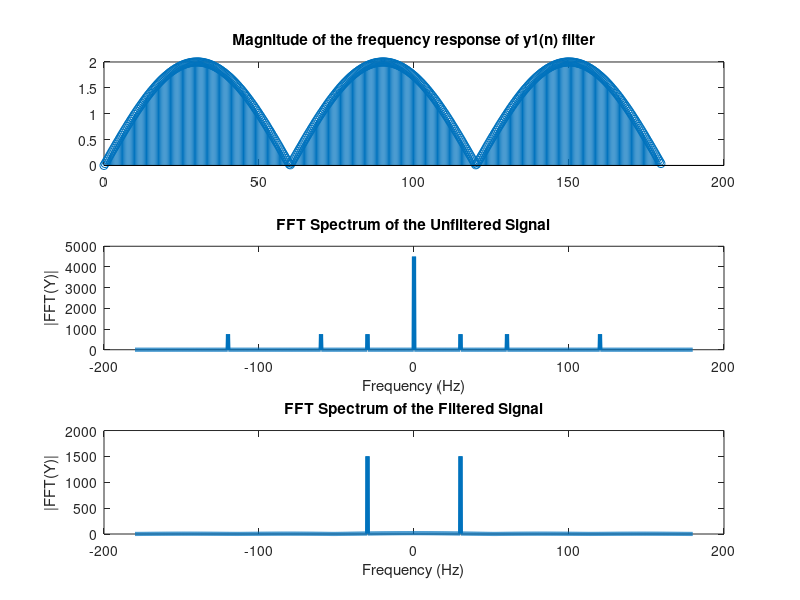
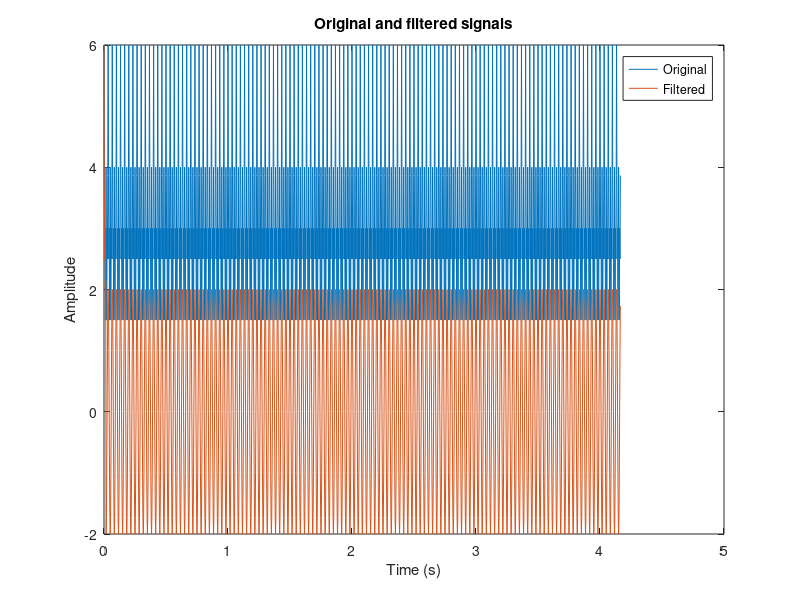
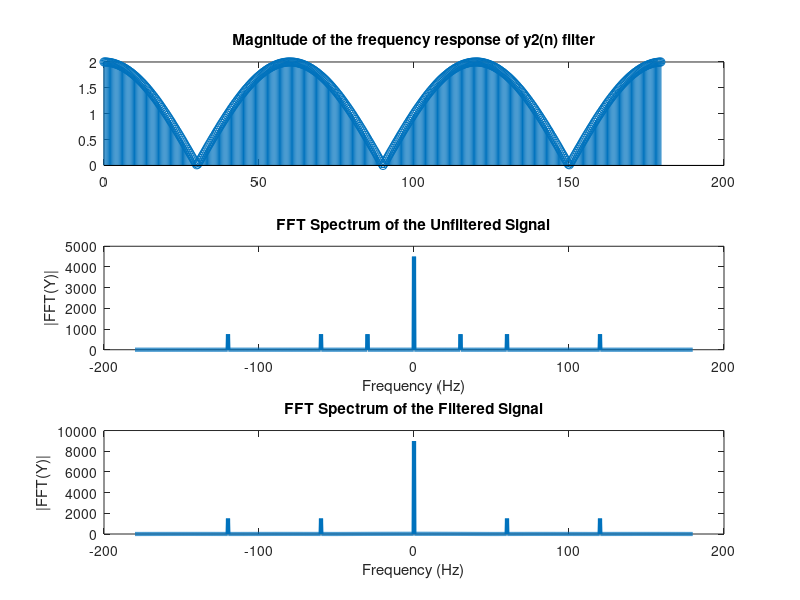
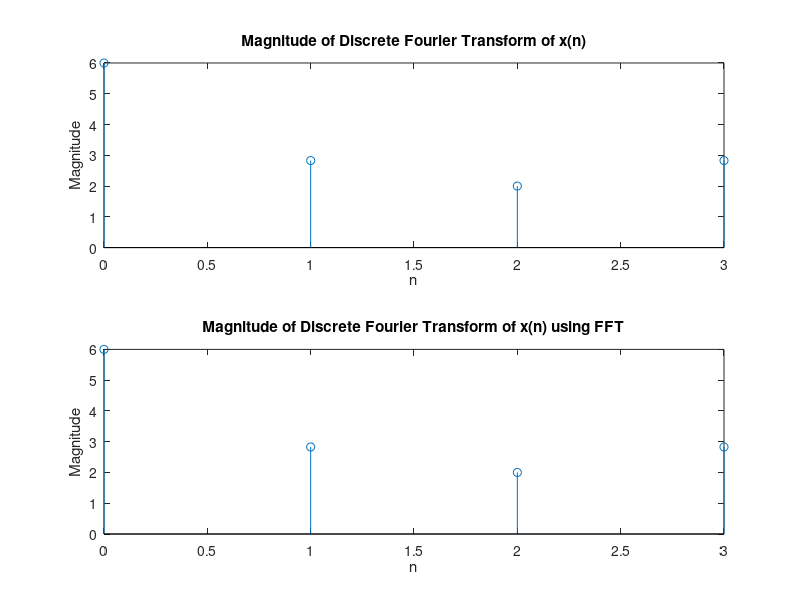

These figures' MATLAB source, in order: (Note: this script raises an error after producing the figures.)
% Part 1A:
% y1(n) = x(n) - x(n-6)
Fs = 360;

a = 1;
b1 = [1 0 0 0 0 0 -1];

[h1, w1] = freqz(b1, a);
f1 = w1/pi * (Fs/2);

figure;
subplot(311);
stem(f1, abs(h1));
title('Magnitude of the frequency response of y1(n) filter');

Ts = 1/Fs;
L = 1500; % Length of the signal
t = (0:L-1)/Fs; % Time vector

x = cos(120*pi*t) + cos (240*pi*t) + 3 + cos(60*pi*t);
y1 = filter(b1, a, x);

% UNFILTERED
Y_uf1 = fft(x, L); % FFT for unflitered signal
f_uf_fft1 = Fs/L * (-L/2:L/2-1); % frequency vector 

subplot(312);
plot(f_uf_fft1, abs(fftshift(Y_uf1)), 'LineWidth', 3);
title('FFT Spectrum of the Unfiltered Signal');
xlabel('Frequency (Hz)');
ylabel('|FFT(Y)|');

% FILTERED
Yk1 = fft(y1, L); % FFT of the filtered signal
f_fft1 = Fs/L * (-L/2:L/2-1); % Frequency vector

subplot(313);
plot(f_fft1, abs(fftshift(Yk1)), 'LineWidth', 3);
title('FFT Spectrum of the Filtered Signal');
xlabel('Frequency (Hz)');
ylabel('|FFT(Y)|');

% plot sinusoidal signal
figure;
plot(t, x, t, y1);
title('Original and filtered signals');
legend('Original', 'Filtered');
xlabel('Time (s)');
ylabel('Amplitude');

% Part 1B:
% y2(n) = x(n) + x(n-6)
a = 1;
b2 = [1 0 0 0 0 0 1];

[h2, w2] = freqz(b2, a);
f2 = w2/pi * (Fs/2);

figure;
subplot(311);
stem(f2, abs(h2));
title('Magnitude of the frequency response of y2(n) filter');

y2 = filter(b2, a, x);

% UNFILTERED
Y_uf2 = fft(x, L); % FFT for unflitered signal
f_uf_fft2 = Fs/L * (-L/2:L/2-1); % frequency vector 

subplot(312);
plot(f_uf_fft2, abs(fftshift(Y_uf2)), 'LineWidth', 3);
title('FFT Spectrum of the Unfiltered Signal');
xlabel('Frequency (Hz)');
ylabel('|FFT(Y)|');

% FILTERED
Yk2 = fft(y2, L); % FFT of the filtered signal
f_fft2 = Fs/L * (-L/2:L/2-1); % Frequency vector

subplot(313);
plot(f_fft2, abs(fftshift(Yk2)), 'LineWidth', 3);
title('FFT Spectrum of the Filtered Signal');
xlabel('Frequency (Hz)');
ylabel('|FFT(Y)|');

% Part 2: Discrete Fourier Transform
xn = [0, 1, 2, 3];
N = length(xn);

n = [0: 1 :N-1]; % row vector for n
k= [0: 1: N-1]; % row vector for k

WN = exp(-j*2*pi/N); % Wn factor
nk = n'* k; % Creates an N by N matrix of nk values
WNnk = WN .^ nk ; % row vector for DEFT coefficients

Xk = xn * WNnk; % compute DFT coefficient
Xk_fft = fft(xn);

disp('DFT:');
disp(Xk_fft);

% Part 2.2: plot magnitude using stem command
figure;
subplot(211);
stem(n, abs(Xk));
title('Magnitude of Discrete Fourier Transform of x(n)');
xlabel('n');
ylabel('Magnitude');

% Part 2.3: Repeat 2 using the FFT algorithm (refer to the appendix)
subplot(212);
stem(0:N-1, abs(Xk_fft))
title('Magnitude of Discrete Fourier Transform of x(n) using FFT');
xlabel('n');
ylabel('Magnitude');

% Part 2.4: Using X(k), calculate the inverse discrete Fourier transform and obtain x(n)
X_ifft = ifft(Xk_fft);
disp('Inverse DDT transform:');
disp(X_ifft);

% Part 2.5: use DFT to find frequency burried in noise and amplitudes of the peak frequencies using Fourier transform
% signal:

S = 0.8 + 0.7*sin(2*pi*50*t) + sin(2*pi*120*t);

Fs2 = 1000; % Sampling frequency

T = 1/Fs; % Sampling period
L = 1500; % Length of signal
t = (0:L-1)*T; % Time vector

X_buried = S + 2*randn(size(t));

% Corrupt the signal with zero-mean random noise with a variance of 4.
figure;
plot(1000*t,X_buried)
title("Signal Corrupted with Zero-Mean Random Noise")
xlabel("t (milliseconds)")
ylabel("X(t)")

% Compute the Fourier transform of the signal.
Y_buried = fft(X_buried);
plot(Fs/L*(-L/2:L/2-1),abs(fftshift(Y_buried)),"LineWidth",3)
title("fft Spectrum in the Positive and Negative Frequencies")
xlabel("f(Hz)")
ylabel("|fft(X)|")

% find the amplitudes of the peak frequencies using Fourier transform
P2 = abs(Y_buried/L);
P1 = P2(1:L/2+1);
P1(2:end-1) = 2*P1(2:end-1);

% Plot the single-sided amplitude spectrum P1
f = Fs/L*(0:(L/2));
figure;
plot(f,P1,"LineWidth",3) 
title("Single-Sided Amplitude Spectrum of X(t)")
xlabel("f (Hz)")
ylabel("|P1(f)|")

% Fourier transform of the original, uncorrupted signal and retrieve the exact amplitudes
Y_signal = fft(S);
P2 = abs(Y_signal/L);
P1 = P2(1:L/2+1);
P1(2:end-1) = 2*P1(2:end-1);

figure;
plot(f,P1,"LineWidth",3) 
title("Single-Sided Amplitude Spectrum of S(t)")
xlabel("f (Hz)")
ylabel("|P1(f)|")

% print out peak amplitude
[pks, locs] = findpeaks(P1, f, 'MinPeakHeight', 0.1); % Adjust MinPeakHeight as needed
disp('Peak Frequencies (Hz):');
disp(locs);
disp('Amplitudes of Peak Frequencies:');
disp(pks);
